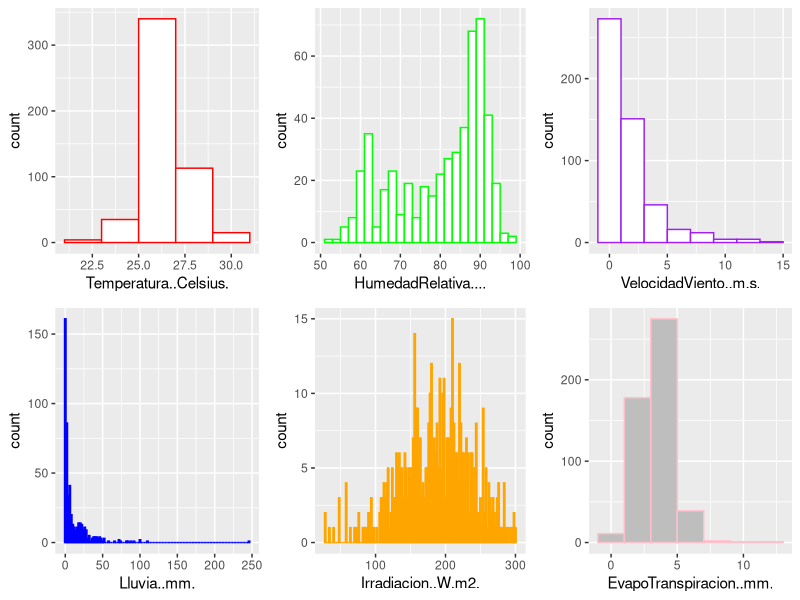
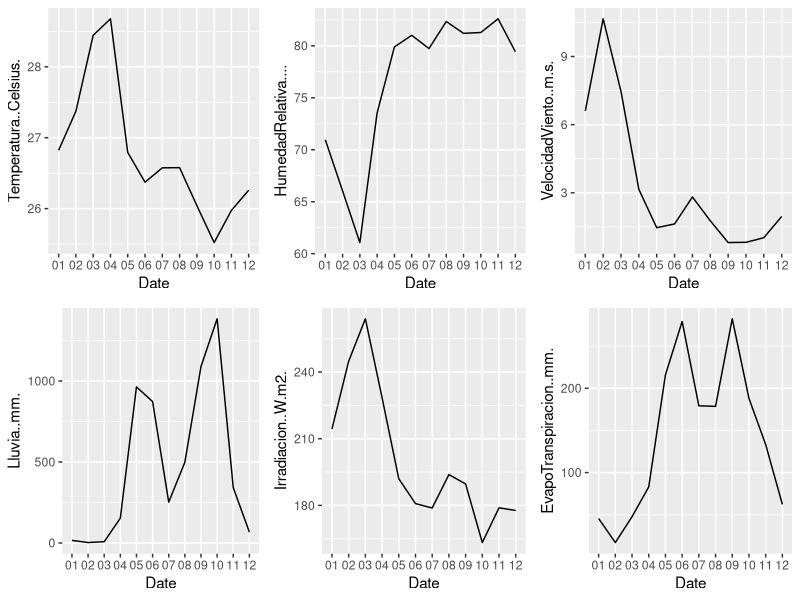
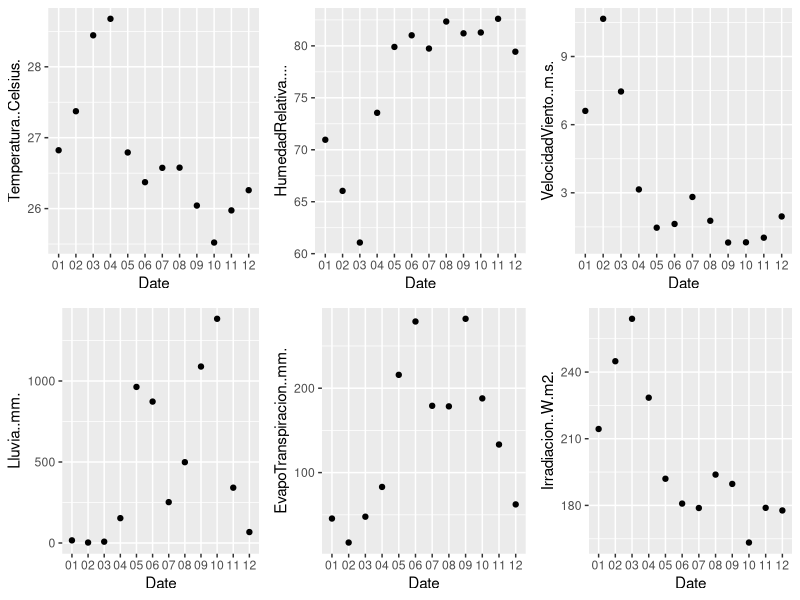

Reproduce these figures in R, in order.
## ---- chunk 1
library(graphics)
library(ggplot2)
library(dplyr)
library(gridExtra)

## ---- chunk 2
Liberia_datos.climaticos <- read.csv("Liberia_datos climaticos.csv",
                                     sep = ",",
                                     na.strings = "0,00",
                                     dec = ",")
## ---- chunk 3
Liberia_datos.climaticos <- na.omit(Liberia_datos.climaticos)
## ---- chunk 4
head(Liberia_datos.climaticos)
## ---- chunk 5
dim(Liberia_datos.climaticos)
## ---- chunk 6
Temp <- ggplot(data = Liberia_datos.climaticos, aes(x = Temperatura..Celsius.)) + geom_histogram(binwidth = 2,
 color = "red",
 fill = "white") +
  facet_grid()
## ---- chunk 7
HumR <- ggplot(data = Liberia_datos.climaticos, aes(x = HumedadRelativa....,)) + geom_histogram(binwidth = 2, 
color = "green",                
fill= "white") +
  facet_grid()

## ---- chunk 8
VelV <- ggplot(data = Liberia_datos.climaticos, aes(x = VelocidadViento..m.s.))+ geom_histogram(binwidth = 2,
 color = "purple",
 fill = "white") +
  facet_grid()
## ---- chunk 9
LLuv <- ggplot(data = Liberia_datos.climaticos, aes(x = Lluvia..mm.))+ geom_histogram(binwidth = 2,
 color = "blue",
 fill = "white") +
  facet_grid()
## ---- chunk 10
Irr <- ggplot(data = Liberia_datos.climaticos, aes(x = Irradiacion..W.m2.))+ geom_histogram(binwidth = 2,
 color = "orange",
 fill = "white") +
  facet_grid()
## ---- chunk 11
 EvaT <- ggplot(data = Liberia_datos.climaticos, aes(x = EvapoTranspiracion..mm.))+ geom_histogram(binwidth = 2,
 color = "pink",
 fill = "grey") +
  facet_grid()
## ---- chunk 12
grid.arrange(Temp,HumR, VelV, LLuv, Irr,EvaT, nrow = 2) 
## ---- chunk 13
Promedio_datos <- Liberia_datos.climaticos %>%
  select(Date, HumedadRelativa...., VelocidadViento..m.s., Lluvia..mm., Irradiacion..W.m2., EvapoTranspiracion..mm., Temperatura..Celsius.) %>%
  mutate(Date = as.Date(Date, format = "%d/%m/%y")) %>%
  group_by(Date = format(Date, "%m")) %>% 
  summarise(HumedadRelativa.... = mean(HumedadRelativa....), VelocidadViento..m.s. = mean(VelocidadViento..m.s.), Lluvia..mm. = sum(Lluvia..mm.), Irradiacion..W.m2. = mean(Irradiacion..W.m2.), EvapoTranspiracion..mm. = sum(EvapoTranspiracion..mm.), Temperatura..Celsius. = mean(Temperatura..Celsius.))
## ---- chunk 14

I.grafico <- ggplot(Promedio_datos, aes(x=Date, y=Temperatura..Celsius., group = 1 )) + geom_line()

## ---- chunk 15
graficoII <- ggplot(Promedio_datos, aes(x=Date, y=HumedadRelativa...., group = 1 )) + geom_line()

## ---- chunk 16
tercero <- ggplot(Promedio_datos, aes(x=Date, y=VelocidadViento..m.s., group = 1 )) + geom_line()

## ---- chunk 17
cuarto <- ggplot(Promedio_datos, aes(x=Date, y=Lluvia..mm., group = 1 )) + geom_line()

## ---- chunk 18
quinto <- ggplot(Promedio_datos, aes(x=Date, y=Irradiacion..W.m2., group = 1 )) + geom_line()

## ---- chunk 19
sexto <- ggplot(Promedio_datos, aes(x=Date, y=EvapoTranspiracion..mm., group = 1 )) + geom_line()

## ---- chunk 20
grid.arrange(I.grafico, graficoII, tercero, cuarto, quinto, sexto, nrow = 2)
## ---- chunk 21
f <- ggplot(Promedio_datos, aes(x=Date, y=Temperatura..Celsius., group = 1 )) + geom_point()

## ---- chunk 22
e <- ggplot(Promedio_datos, aes(x=Date, y=HumedadRelativa...., group = 1 )) + geom_point()

## ---- chunk 23
d <- ggplot(Promedio_datos, aes(x=Date, y=VelocidadViento..m.s., group = 1 )) + geom_point()

## ---- chunk 24
c <- ggplot(Promedio_datos, aes(x=Date, y=Lluvia..mm., group = 1 )) + geom_point()

## ---- chunk 25
b <- ggplot(Promedio_datos, aes(x=Date, y=Irradiacion..W.m2., group = 1 )) + geom_point()

## ---- chunk 26
a <- ggplot(Promedio_datos, aes(x=Date, y=EvapoTranspiracion..mm., group = 1 )) + geom_point()
## ---- chunk 27
grid.arrange(f, e, d, c, a, b, nrow = 2)
